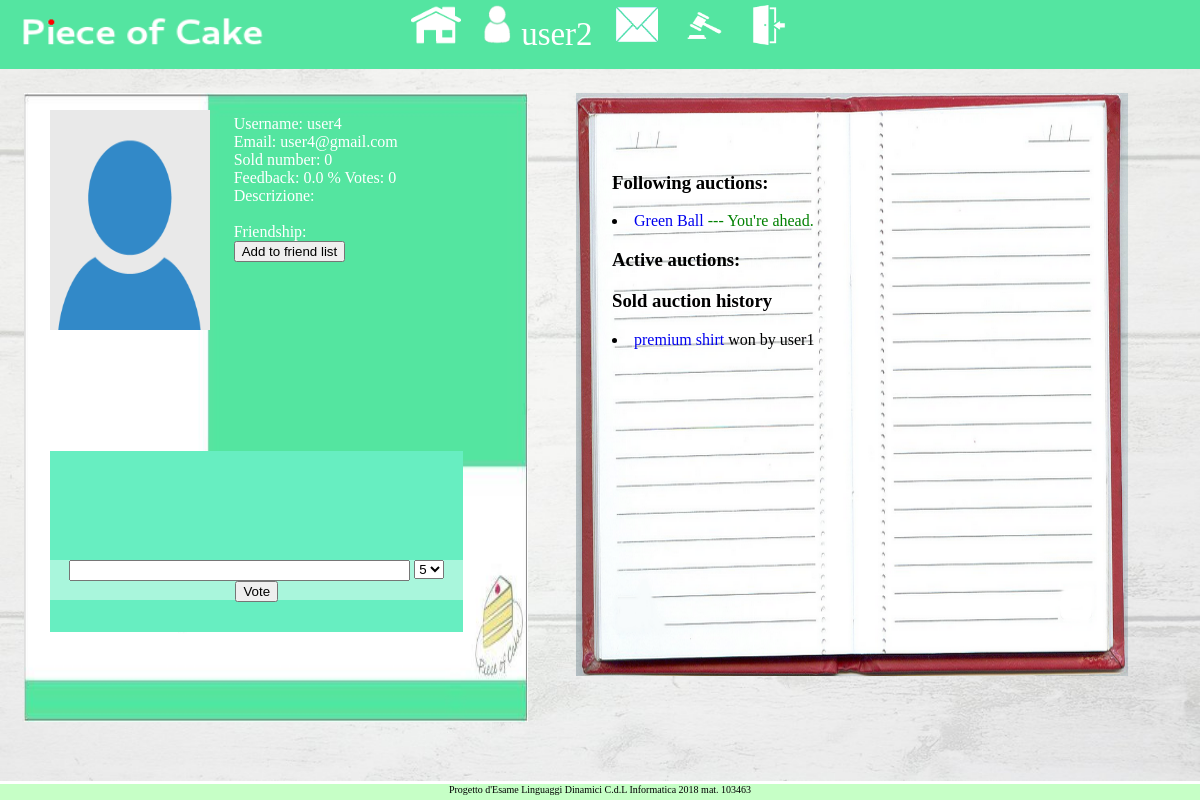
/webauction/accounts/profile/user4 (signed in), run on the app's committed database.
### webauction/models.py (models this page shows, shortened)
class UserProfile(models.Model):
    def create_user_profile(sender, instance, created, **kwargs):
        if created:
            profile, created = UserProfile.objects.get_or_create(user=instance)
    post_save.connect(create_user_profile, sender=User)
    user = models.OneToOneField(User, on_delete=models.CASCADE)
    feedback = models.IntegerField(default=0)
    votes = models.IntegerField(default=0)
    auction_count = models.SmallIntegerField(default=3)
    premium = models.BooleanField(default=False)
    description = models.CharField(max_length=1000, default='')
    profile_pic = models.ImageField(upload_to='profile_img/',
                    default='profile_img/defaultprofileimage.png')
    sold_auction = models.IntegerField(default=0)

class FollowedAuction(models.Model):
    auction = models.ForeignKey(Auction, on_delete=models.CASCADE)
    isActive = models.BooleanField(default=True)
    follower = models.ForeignKey(User, related_name='follower', on_delete=models.CASCADE)
    outBiddedBy = models.ForeignKey(User, related_name='outBiddedBy',
                blank=True, null=True, default=None)
    class Meta:
        unique_together=(('auction','follower'))

class Auction(models.Model):
    seller = models.ForeignKey(User, related_name="seller", on_delete=models.CASCADE)
    title = models.CharField(max_length=100)
    image = models.ImageField(upload_to='auction_img/%Y/%m/%d/')
    description = models.CharField(max_length=5000)
    pub_date = models.DateTimeField(auto_now_add=True)
    expire_date = models.DateTimeField(default=datetime.datetime.now)
    premium_date = models.DateTimeField(default=datetime.datetime.now)
    premium_active = models.BooleanField(default=False)
    min_price = models.DecimalField(max_digits=10, default=0, decimal_places=2)
    min_bid = models.DecimalField(max_digits=10, default=MIN_BID(), decimal_places=2)
    bid_count = models.IntegerField(default=0)
    last_bid_user = models.ForeignKey(User, null=True, related_name="last_bid_user", \
            on_delete=models.CASCADE)
    current_price = models.DecimalField(max_digits=10, default=0, decimal_places=2)
    active = models.BooleanField(default=True)
    category = models.CharField(max_length=50, default=('OT','Other'),
                                choices=CATEGORY_CHOICES)

### webauction/views.py (the view, shortened to what this page needs)
# urls.py: url(r'^accounts/profile/(?P<searched_username>.*)$', views.profile, name='profile'),
def profile(request, searched_username):
    print('inizio')
    if searched_username == '':
        searchedUser = request.user
    else:
        searchedUser = get_object_or_404(User, username=searched_username)
    userProfile = get_object_or_404(UserProfile, user=searchedUser)
    active_auction_list = Auction.objects.filter(Q(seller__exact=searchedUser),Q(active__exact=True))
    friendRequests_forward = FriendRequest.objects.filter(
                    Q(friend_of__exact=request.user))
    friendRequests_backward = FriendRequest.objects.filter(
                    Q(friend__exact=request.user))
    friends_forward = [ friendrequest.friend for friendrequest in friendRequests_forward ]
    friends_backward = [ friendrequest.friend_of for friendrequest in friendRequests_backward ]
    requestIsSent = False
    requestIsSentBack = False
    if searchedUser in friends_forward:
        requestIsSent = True
    if searchedUser in friends_backward:
        requestIsSentBack = True
    voteAlreadyExists = False
    existingVote = Vote.objects.filter(receiver=userProfile.user, sender=request.user)
    if len(existingVote) != 0:
        voteAlreadyExists = True
    chart_expired = None
    chart_won = None
    sorted_sold_auction = []
    sorted_won_auction = []
    sold_auction = Auction.objects.filter(Q(seller__exact=userProfile.user, active__exact=False),
        ~Q(last_bid_user__exact=None))
    now = timezone.localtime(timezone.now())
    sorted_sold_auction = sorted(sold_auction, \
        key=lambda x: (now-x.pub_date).total_seconds() , reverse=False)
    chart_expired = get_pool(sold_auction)
    if userProfile.user == request.user:
        won_auction = Auction.objects.filter(last_bid_user__exact=request.user, active__exact=False)
        now = timezone.localtime(timezone.now())
        sorted_won_auction = sorted(won_auction, \
            key=lambda x: (now-x.pub_date).total_seconds() , reverse=False)
        chart_won = get_pool(won_auction)
    context = {}
    context['userProfile'] = userProfile
    context['alreadySentForward'] = requestIsSent
    context['alreadySentBack'] = requestIsSentBack
    context['activeAuctions'] = active_auction_list
    context['sorted_sold_auction'] = sorted_sold_auction
    context['sorted_won_auction'] = sorted_won_auction
    context['chart_expired'] = chart_expired
    context['chart_won'] = chart_won
    if chart_expired != None and chart_won != None:
        context['charts'] = [chart_expired, chart_won]
    elif chart_expired == None and chart_won != None:
        context['charts'] = chart_won
    elif chart_expired != None and chart_won == None:
        context['charts'] = chart_expired
    all_votes = Vote.objects.filter(receiver__exact=userProfile.user)
    now = timezone.localtime(timezone.now())
    all_votes_sorted = sorted(all_votes,
        key=lambda x: (now-x.datetime).total_seconds(), reverse=False)
    context['all_votes'] = all_votes_sorted
    followedAuctions = FollowedAuction.objects.filter(
        Q(follower__exact=request.user), Q(isActive__exact=True))
    context['followedAuctions'] = followedAuctions
    if userProfile.votes != 0:
        context['percentage_feedback'] = \
            userProfile.feedback*100/(MAX_VOTE_NUM()*userProfile.votes)
    else:
        context['percentage_feedback'] = 0.0
    if request.method == 'GET':
        return render(request, 'webauction/profile.html', context)

### webauction/views.py (called while the page is built)
def get_pool(auctions):
    len_sold_auction = len(auctions)
    if len_sold_auction == 0:
        return
    ds = DataPool(
        series = [
            {
            'options': {'source': auctions},
            'terms':   ['expire_date','current_price']
            }
        ]
    )
    chrt = Chart(
        datasource = ds,
        series_options = [
            {
            'options':{'type':'line', 'stacking':False},
            'terms':{'expire_date': ['current_price']}
            }
        ],
        chart_options = {
            'title': {'text':''},
            'xAxis': {
                'title': {'text':'Data'}
            }
        }
    )
    return chrt

### webauction/templates/webauction/profile.html (shortened to what this page needs)
{% extends 'top_bar_base_template.html' %}
{% block scripts %}
    {% load chartit %}
{% endblock %}
{% block body %}
<div id=profile>
    <div id=upper>
    <div id=profile_picture>
        <img src={{ userProfile.profile_pic.url }} style='height:220px; width:160px;'>
    </div>
    <div id=profile_data>
        Username: {{ userProfile.user.username }} <br>
        Email: {{ userProfile.user.email }} <br>
        Sold number: {{ userProfile.sold_auction }} <br>
        Feedback: {{ percentage_feedback }} % Votes: {{ userProfile.votes }}<br>
        {% if request.user == userProfile.user %}
            <textarea style='resize:none; background-color:c6edab; overflow-y:scroll'
                rows=2 cols=30 name='description' form='desc_form'>
                {{ userProfile.description }}
            </textarea>
            <form id='desc_form' method='POST'>
                {% csrf_token %}
                <input type='submit' name='update_desc' value='Update your description'>
            </form>
        {% else %}
            Descrizione: <br>
                {{ request.user.descrizione}} <br>
        {% endif %}
        {% if request.user != userProfile.user %}
            Friendship:
            {% if alreadySentForward %}
                Already friend or request pending.
            {% elif alreadySentBack %}
                Already friend or request sent to you.
            {% else %}
                <form method='POST'>
                    <input type='submit' name='friend_request' value='Add to friend list'>
                </form>
            {% endif %}
        {% endif %}
    </div>
    </div>
    <div id=lower>
        <div id=all_votes>
        </div>
        {% if request.user != userProfile.user and not voteExists %}
        <div id=new_vote>
        <form id='vote_form' method='POST'>
            <textarea style='resize:none;' rows=1 cols=40 name='rateMessage'
                maxlength=100 form='vote_form'></textarea>
            <select name="rating">
                <option value="5">5</option>
            </select>
            <input type='submit' name='new_vote' value='Vote'>
        </form>
        </div>
        {% endif %}
    </div>
</div>
<div id=container_auction_data>
<div id=auction_data>
        <h3> Following auctions: </h3>
        {% for followed in followedAuctions %}
            <li>
                <a href='{% url 'webauction:detail' followed.auction.id %}'>
                    {{ followed.auction.title }}
                </a>
                {% if followed.outBiddedBy == None %}
                <span style='color:green'>    --- You're ahead. </span>
                {% else %}
                <span style='color:red'>   --- Out bidded by {{ followed.outBiddedBy }} </span>
                {% endif %}
            </li>
        {% endfor %}
        <h3> Active auctions: </h3>
        <h3> Sold auction history </h3>
        <div class="history">
            {% for auction in sorted_sold_auction %}
                <li>
                    <a href='{% url 'webauction:detail' auction.id %}'>
                        {{ auction.title }}
                    </a> won by {{ auction.last_bid_user }}
                </li>
            {% endfor %}
        </div>
</div>
</div>
{% endblock %}

### templates/login_top_bar.html (shortened to what this page needs)
<div id=login_top_bar>
    <a href="{% url 'webauction:index' %}">
        <img src="/media/static_images/home_button.png"
        width=50px height=40px >
    </a>
    {% if user.is_authenticated %}
        <a href=/webauction/accounts/profile/{{ user.username }}>
            <img src="/media/static_images/person_profile.png"
            width=30px height=40px> {{ user.username }}
        </a>
        <a href={% url 'messenger:messenger' %}>
            <img src="/media/static_images/mail_pic.png"
            width=45px height=40px >
        <a href={% url 'webauction:make_auction' %}>
            <img src="/media/static_images/make_auction.png"
            width=45px height=40px >
    {% endif %}
    {% if user.is_authenticated %}
    <a href={% url 'logout_view' %}>
        <img src="/media/static_images/logout_door.png"
        width=40px height=40px >
    {% endif %}
</div>

### data on the page
UserProfile: profile_pic (placeholder picture), user.username "user4", user.email "user4@gmail.com", sold_auction "0", votes "0"
FollowedAuction: auction "Green Ball", shows "--- You're ahead."
Auction: title "premium shirt", last_bid_user "user1"

### other printed values
{{ user.username }} "user2"
{{ percentage_feedback }} "0.0"
